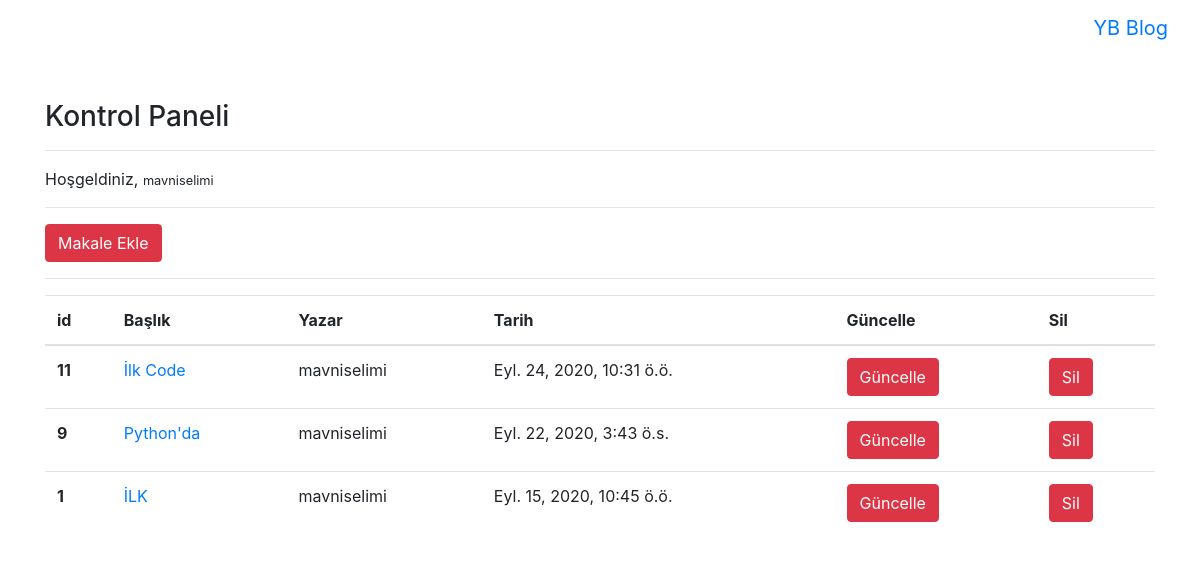
Screenshot of /articles/dashboard/ (signed in) with the database file from the repository.
### article/models.py (models this page shows, shortened)
class Article(models.Model):
    author = models.ForeignKey("auth.User",on_delete = models.CASCADE,verbose_name = "Yazar ")
    title = models.CharField(max_length = 50,verbose_name = "Başlık")
    content = RichTextField()
    created_date = models.DateTimeField(auto_now_add=True,verbose_name="Oluşturulma Tarihi")
    article_image = models.FileField(blank = True,null = True,verbose_name="Makaleye Fotoğraf Ekleyin")
    class Meta:
        ordering = ['-created_date']

### article/views.py (the view)
# urls.py: path('dashboard/',views.dashboard,name = "dashboard"),
@login_required(login_url = "user:login")
def dashboard(request):
    articles = Article.objects.filter(author = request.user)
    context = {
        "articles":articles
    }
    return render(request,"dashboard.html",context)

### templates/dashboard.html
{% extends "layout.html" %}
{% block body %}
<h3>Kontrol Paneli</h3>
<hr>
<p>
    Hoşgeldiniz, <small>{{request.user.username}}</small>
</p>
<hr>
<a class = "btn btn-danger" href = "{% url 'article:addarticle' %}">Makale Ekle </a>
<hr>
{% if articles %}
<table class="table">
        <thead>
          <tr>
            <th scope="col">id</th>
            <th scope="col">Başlık</th>
            <th scope="col">Yazar</th>
            <th scope="col">Tarih</th>
            <th scope="col">Güncelle</th>
            <th scope="col">Sil</th>
          </tr>
        </thead>
        <tbody>
          {% for article in articles %}
          <tr>
            <th scope="row">{{article.id}}</th>
            <td><a href=""{% url 'article:detail' article.id %}"">{{article.title}}</a></td>
            <td>{{article.author.username}}</td>
            <td>{{article.created_date}}</td>
            <td><a href="{% url 'article:update' article.id %}" class = "btn btn-danger">Güncelle</a></td>
            <td><a href="{% url 'article:delete' article.id %}" class = "btn btn-danger">Sil</a> </td>
          </tr>
          {% endfor %}
        </tbody>
      </table>
{% else %}
<div class = "alert alert-danger">
    Henüz bir makaleniz bulunmuyor...
</div>
{% endif %}
{% endblock body %}

### rows the page displays
Article: id "11", title "İlk Code", author.username "mavniselimi", created_date "Eyl. 24, 2020, 10:31 ö.ö."
Article: id "9", title "Python'da", author.username "mavniselimi", created_date "Eyl. 22, 2020, 3:43 ö.s."
Article: id "1", title "İLK", author.username "mavniselimi", created_date "Eyl. 15, 2020, 10:45 ö.ö."

### other values shown
{{ request.user.username }} "mavniselimi"
